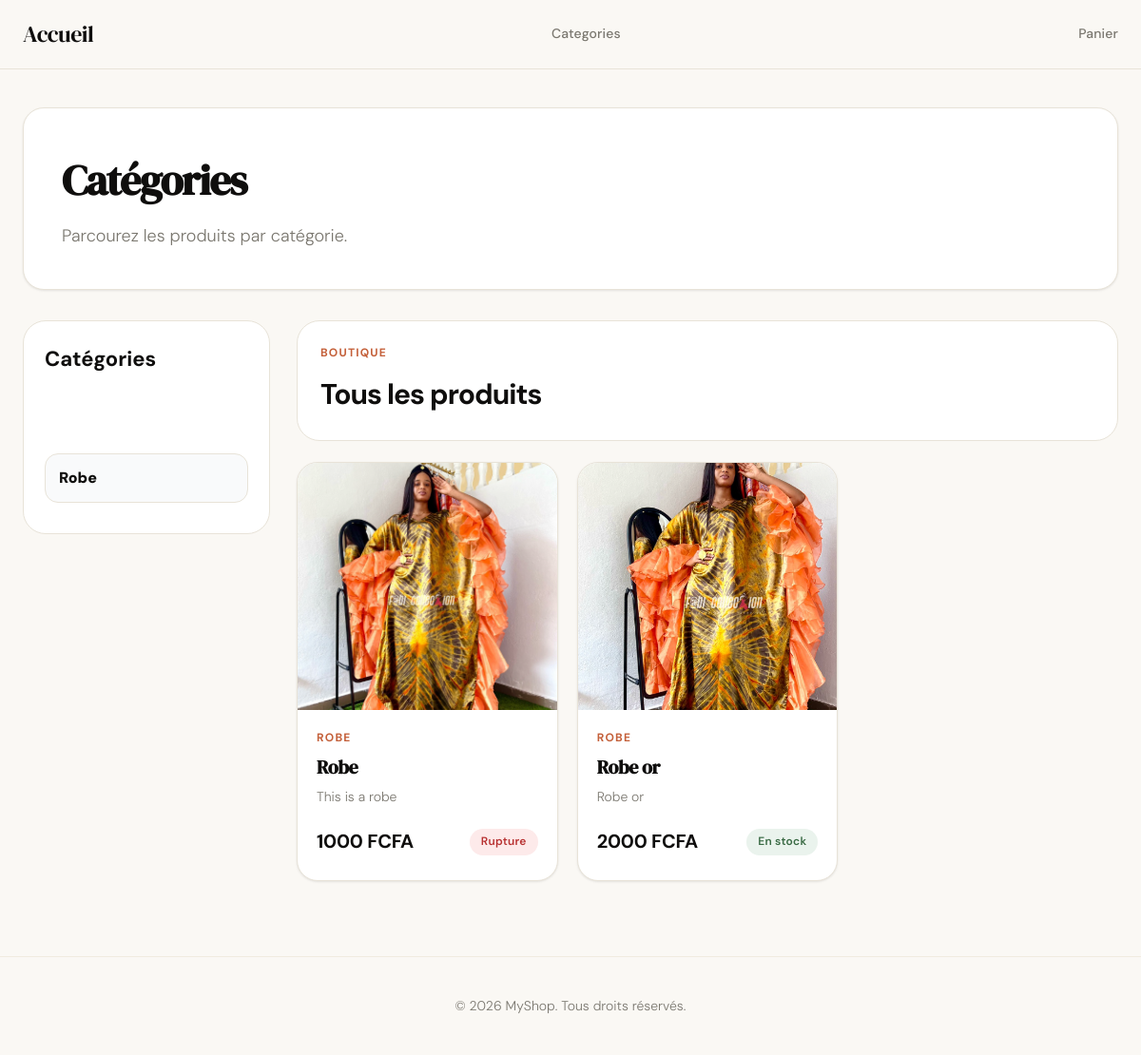
The page /categories/ on the database as committed earlier.
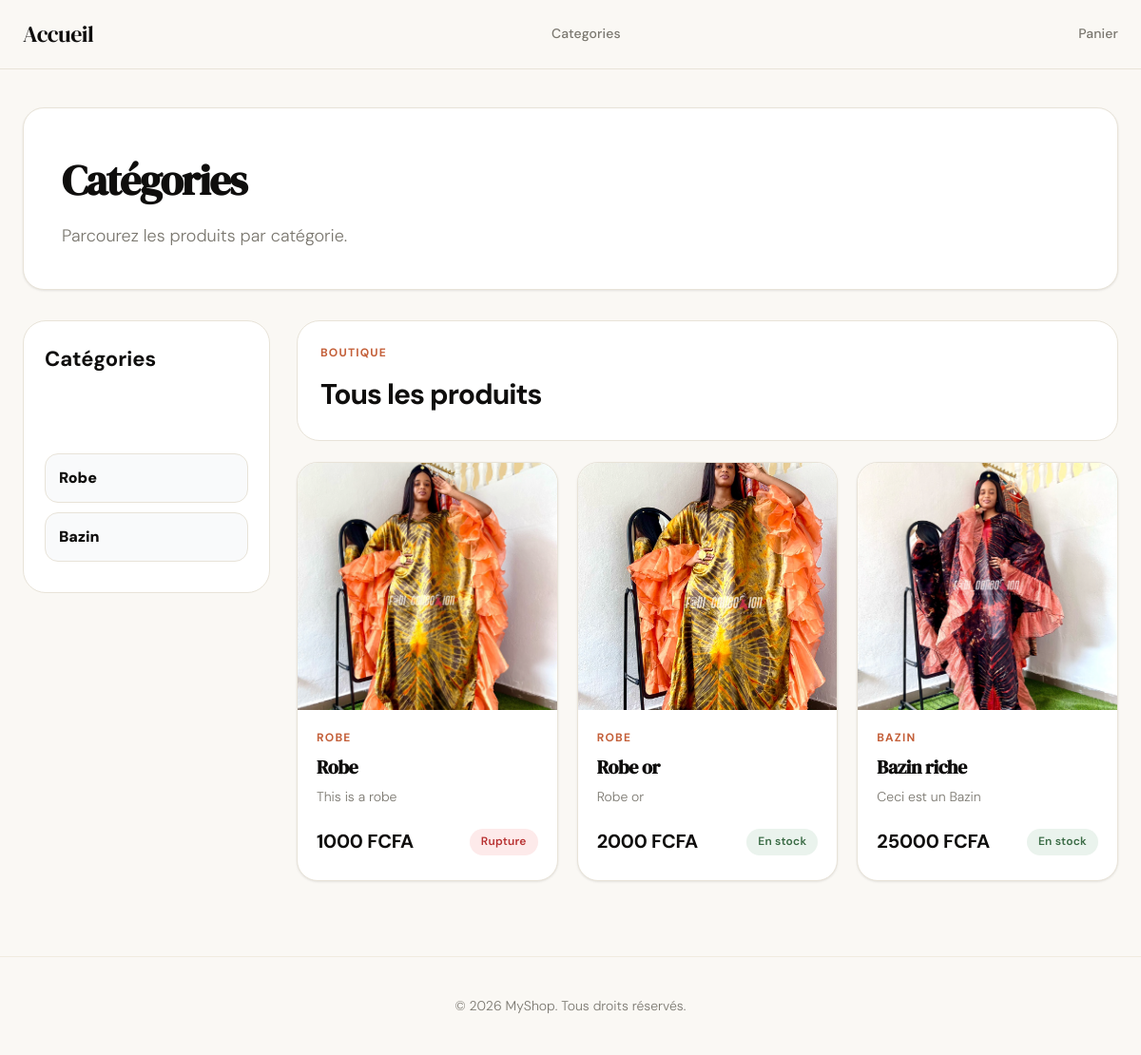
The same page on the database as committed later.
### store/models.py (models this page shows, shortened)
class Category(models.Model):
    name = models.CharField(max_length=100)

class Product(models.Model):
    name = models.CharField(max_length=100)
    description = models.TextField()
    price = models.IntegerField()
    category = models.ForeignKey(to='Category', on_delete=models.CASCADE)
    image = models.ImageField(blank=True, null=True)
    stock = models.IntegerField()
    is_available = models.BooleanField(default=False)
    is_featured = models.BooleanField(default=False)
    created_at = models.DateTimeField(auto_now_add=True)
    updated_at = models.DateTimeField(auto_now=True)

### store/views.py (the view)
# urls.py: path('categories/', views.categories, name='categories')
def categories(request):
    products = Product.objects.all()
    categories = Category.objects.all()
    return render(request, 'categories.html', {
        "products": products,
        "categories": categories,
        })

### store/templates/categories.html (shortened to what this page needs)
{% extends 'base.html' %}
{% block content %}
<section class="page-header">
    <h1>Catégories</h1>
    <p>Parcourez les produits par catégorie.</p>
</section>
<section class="category-page-layout">
    <aside class="category-sidebar">
        <h2>Catégories</h2>
        <a href="{% url 'categories' %}"
           class="sidebar-category-link {% if not active_category %}active{% endif %}">
        </a>
        {% for category in categories %}
            <a href="{% url 'products_by_category' category.pk %}"
               class="sidebar-category-link {% if active_category and active_category.pk == category.pk %}active{% endif %}">
                {{ category.name }}
            </a>
        {% empty %}
            <p class="empty-text">Aucune catégorie.</p>
        {% endfor %}
    </aside>
    <div class="category-products">
        <div class="category-products-header">
            {% if active_category %}
                <div>
                    <p class="section-kicker">Catégorie</p>
                    <h2>{{ active_category.name }}</h2>
                </div>
            {% else %}
                <div>
                    <p class="section-kicker">Boutique</p>
                    <h2>Tous les produits</h2>
                </div>
            {% endif %}
        </div>
        <section class="products-grid">
            {% for product in products %}
                <article class="product-card">
                    <a href="{% url 'produit_detail' product.pk %}">
                        {% if product.image %}
                            <img src="{{ product.image.url }}" alt="{{ product.name }}">
                        {% else %}
                            <div class="product-image-placeholder">
                                <span>Aucune image</span>
                            </div>
                        {% endif %}
                    </a>
                    <div class="product-card-body">
                        <p class="product-category">{{ product.category.name }}</p>
                        <h2>
                            <a href="{% url 'produit_detail' product.pk %}">
                                {{ product.name }}
                            </a>
                        </h2>
                        <p class="product-description">
                            {{ product.description|truncatewords:14 }}
                        </p>
                        <div class="product-bottom">
                            <p class="product-price">{{ product.price }} FCFA</p>
                            {% if product.stock > 0 and product.is_available %}
                                <span class="product-stock">En stock</span>
                            {% else %}
                                <span class="product-out">Rupture</span>
                            {% endif %}
                        </div>
                    </div>
                </article>
            {% empty %}
                <div class="empty-products">
                    <h2>Aucun produit trouvé</h2>
                    <p>Aucun produit n’est disponible dans cette catégorie pour le moment.</p>
                </div>
            {% endfor %}
        </section>
    </div>
</section>
{% endblock %}

Rows that differ between the two databases and show on the page:
added Category: name "Bazin"
added Product: image (picture), category.name "BAZIN", name "Bazin riche", description "Ceci est un Bazin", price "25000", stock "En stock"
